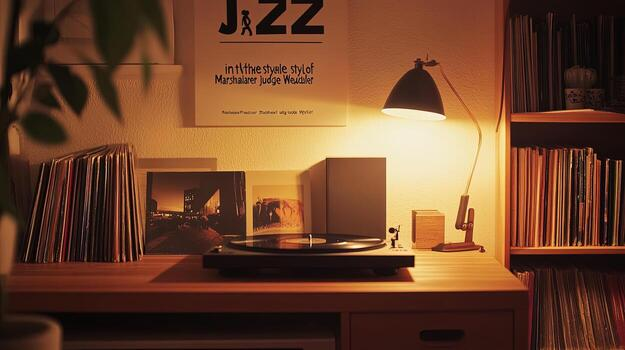
#> input picture tp_5/image.jpg, 625 x 350 px
$ python app5.py
#> lines starting #> are read from the running program, lines starting #| are printed output that depends on the picture
import cv2
image = cv2.imread("image.jpg")
#> image is the input picture: shape (350, 625, 3); mean B, G, R 43.9, 69, 110.8
if image is not None:
    gris = cv2.cvtColor(image, cv2.COLOR_BGR2GRAY)
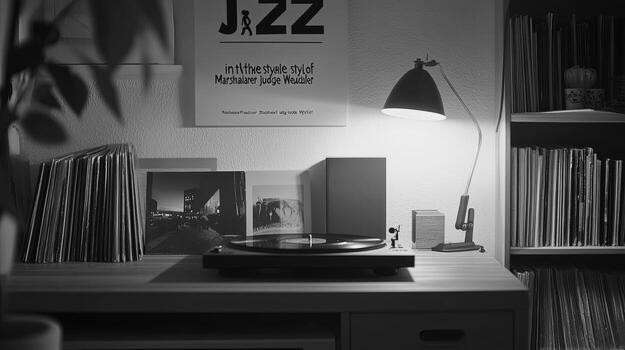
#> gris: shape (350, 625); min 1, max 250, mean 78.6
contours = cv2.Canny(gris, 100, 200)
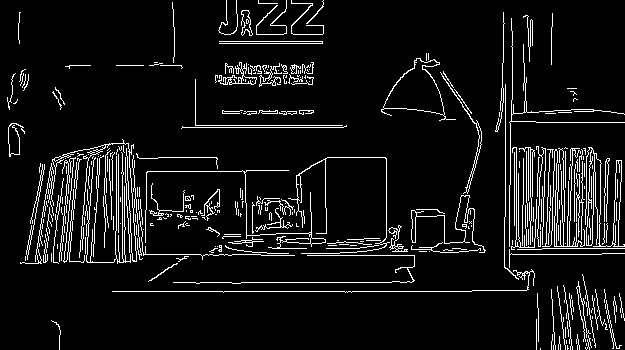
#> contours: shape (350, 625); 7.6% white in thin lines or dots
cv2.imshow("Contours", contours)
cv2.waitKey(0)
